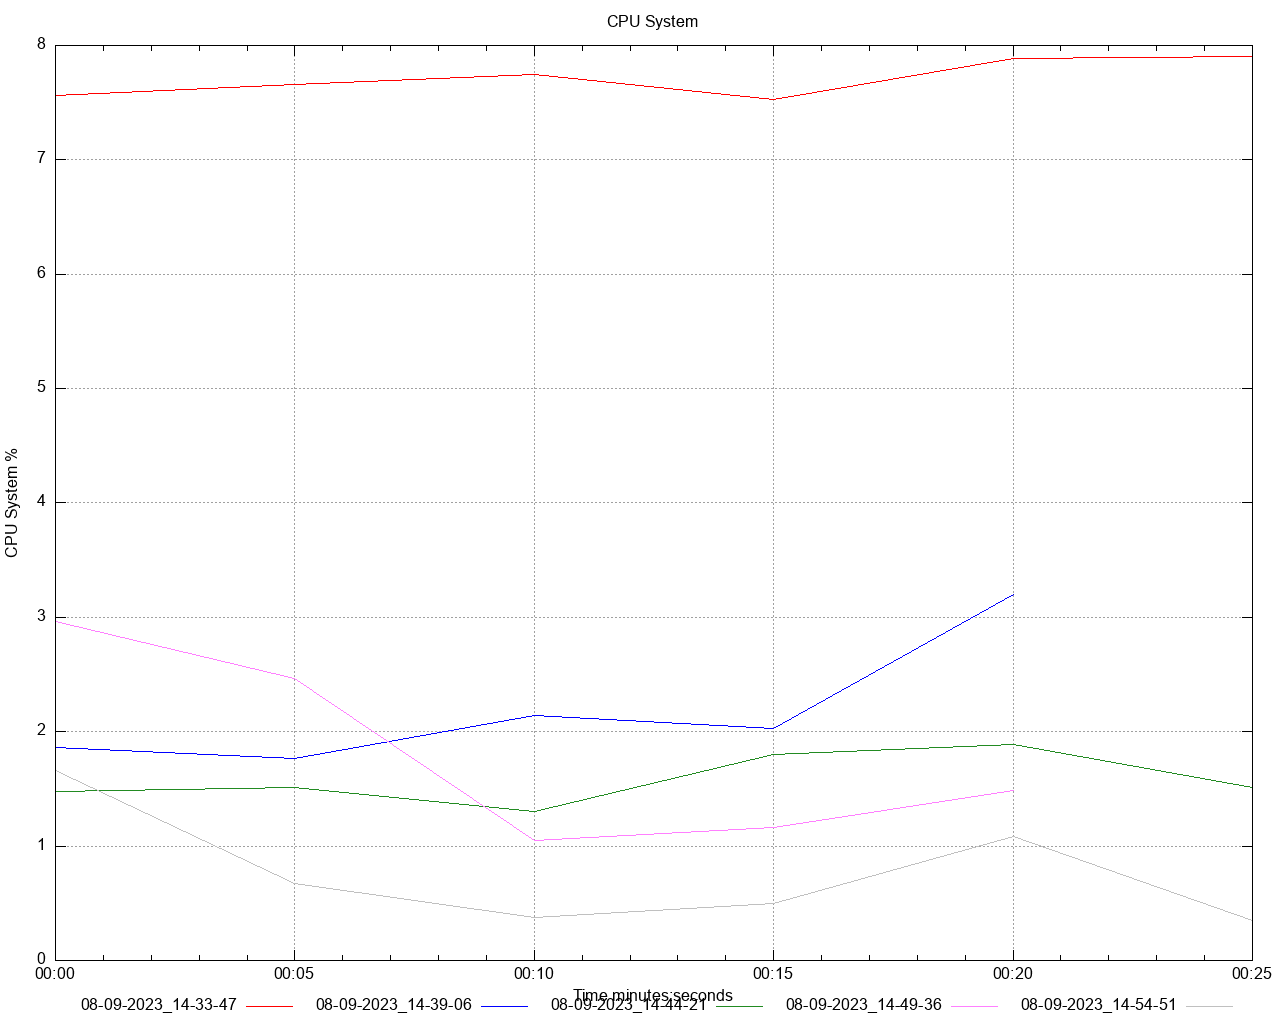

This figure's gnuplot source:
set title 'CPU System' noenhanced
set style data lines
set datafile separator ","
set terminal png size 1280,1024
set grid
set key below
set xdata time
set timefmt "%s"
offset = 0
t0(x)=(offset=($0==0) ? x : offset, x - offset)
set xlabel 'Time minutes:seconds'
set ylabel 'CPU System %'
set output '/Users/gbarnett/git/hazelcast-simulator/atomiclong-3node-member/atomicreference/dstat/cpu_system_A1.png'
plot \
   '/Users/gbarnett/git/hazelcast-simulator/atomiclong-3node-member/atomicreference/data/cpu_system_A1_1.data' using (t0(timecolumn(1))):2 title "08-09-2023_14-33-47" noenhanced lt rgb "red", \
   '/Users/gbarnett/git/hazelcast-simulator/atomiclong-3node-member/atomicreference/data/cpu_system_A1_2.data' using (t0(timecolumn(1))):2 title "08-09-2023_14-39-06" noenhanced lt rgb "blue", \
   '/Users/gbarnett/git/hazelcast-simulator/atomiclong-3node-member/atomicreference/data/cpu_system_A1_3.data' using (t0(timecolumn(1))):2 title "08-09-2023_14-44-21" noenhanced lt rgb "forest-green", \
   '/Users/gbarnett/git/hazelcast-simulator/atomiclong-3node-member/atomicreference/data/cpu_system_A1_4.data' using (t0(timecolumn(1))):2 title "08-09-2023_14-49-36" noenhanced lt rgb "orchid", \
   '/Users/gbarnett/git/hazelcast-simulator/atomiclong-3node-member/atomicreference/data/cpu_system_A1_5.data' using (t0(timecolumn(1))):2 title "08-09-2023_14-54-51" noenhanced lt rgb "grey", \
